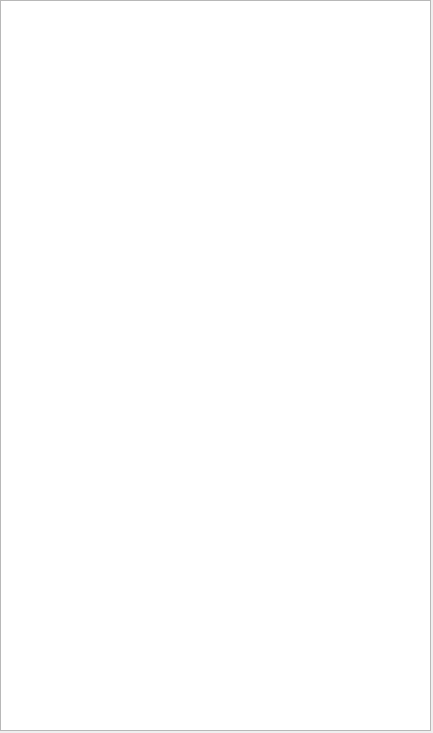
<?xml version="1.0" encoding="UTF-8"?>
<ui version="4.0">
 <class>Form</class>
 <widget class="QWidget" name="Form">
  <property name="geometry">
   <rect>
    <x>0</x>
    <y>0</y>
    <width>433</width>
    <height>733</height>
   </rect>
  </property>
  <property name="windowTitle">
   <string>Data Inspector</string>
  </property>
  <widget class="QTableView" name="tableView">
   <property name="geometry">
    <rect>
     <x>0</x>
     <y>0</y>
     <width>431</width>
     <height>731</height>
    </rect>
   </property>
  </widget>
 </widget>
 <resources/>
 <connections/>
</ui>
